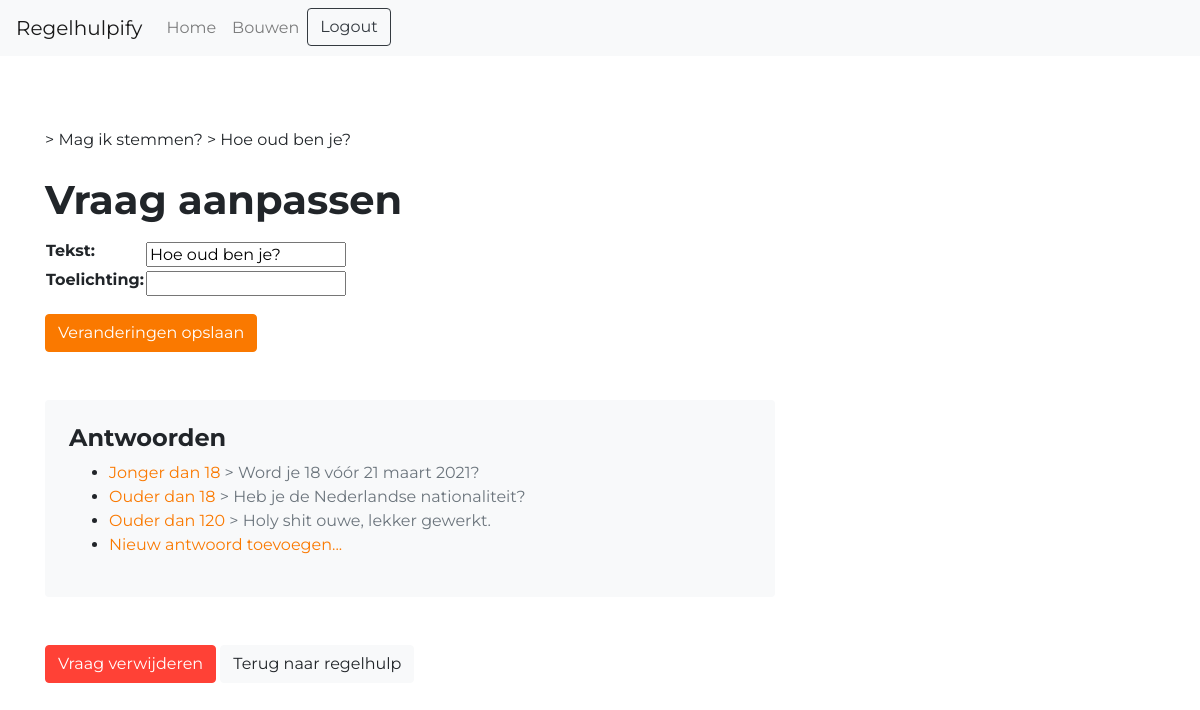
Before: /builder/1/1 (signed in) with the older database file.
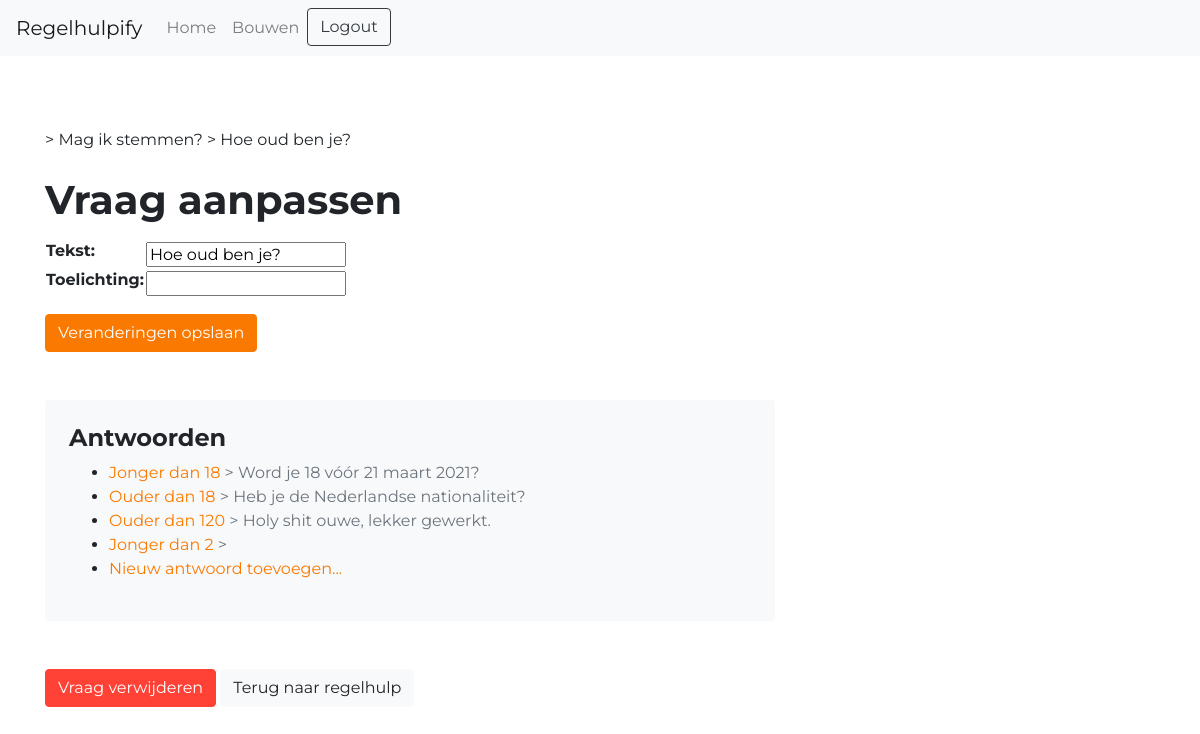
After: the same page with the newer database file.
### regelhulpify/models.py (models this page shows, shortened)
class Tool(models.Model):
    name = models.CharField(max_length=128)
    desc = models.CharField(max_length=1024)
    img = models.URLField(max_length=1024, null=True)

class Question(models.Model):
    text = models.CharField(max_length=128)
    expl = models.CharField(max_length=256, blank=True)
    tool = models.ForeignKey(Tool, on_delete=models.CASCADE)
    position = models.IntegerField()
    result = models.BooleanField(default=False)
    class Meta:
        constraints = [
            models.UniqueConstraint(fields=['tool', 'position'], name='unique position within tool')
        ]

class Answer(models.Model):
    text = models.CharField(max_length=128)
    resulttext = models.CharField(max_length=256, blank=True)
    question = models.ForeignKey(Question, on_delete=models.CASCADE)
    nextquestion = models.ForeignKey(Question, on_delete=models.SET_DEFAULT, null=True, default="", blank=True, related_name='comesfrom')

### regelhulpify/views.py (the view, shortened to what this page needs)
# urls.py: path("builder/<int:tool>/<int:question>", views.builder_question, name="builder_question"),
@login_required
def builder_question(request, tool, question):
    t = get_object_or_404(Tool, id=tool)
    q = Question.objects.get(tool=t, pk=question)
    a = Answer.objects.filter(question=q)
    form = QuestionForm(initial={'text': q.text, 'expl': q.expl, 'tool': q.tool, 'position': q.position, 'result': q.result})
    r = 'Vraag' if q.result == 0 else 'Uitkomst'
    context = {'form': form, 'tool': t, 'question': q, 'answers': a, 'type': r}
    return render(request, 'regelhulpify/builder_question.html', context)

### regelhulpify/forms.py
class QuestionForm(ModelForm):
    class Meta:
        model = Question
        fields = ['text','expl','tool','position', 'result']
        widgets = {'tool': HiddenInput(), 'position': HiddenInput(), 'result': HiddenInput()}
        labels = {
        "text": "Tekst",
        "expl": "Toelichting",
        }

### regelhulpify/context_processors.py (called while the page is built)
def login_form(request):
    return {
        'login_form': AuthenticationForm()
    }

### regelhulpify/templates/regelhulpify/builder_question.html (shortened to what this page needs)
{% extends 'regelhulpify/base.html' %}
{% block content %}
    <p class='mt-4 mb-4'>> {{tool.name}} > {{question.text}}</p>
    <h1 class="">{{ type }} aanpassen</h1>
    <div class="mb-5">
        <form action="" method="post">
            <table class="mt-3 mb-3">
            {{ form.as_table }}
            </table>
            <input type="submit" value="Veranderingen opslaan" class="btn btn-primary">
        </form>
    </div>
    {% if question.result == False %}
        <div class="bg-light rounded rh-answerbox p-4">
            <h4 >Antwoorden</h4>
            <ul>
                {% for answer in question.answer_set.all %}
                <li><a href="{% url 'builder_answer' answer.id %}"> {{answer.text}} <span class="text-muted">> {{ answer.nextquestion.text }}</span></a></li>
                {% endfor %}
                <li><a href="{% url 'newanswer' tool.id question.id %}" class="">Nieuw antwoord toevoegen...</a></li>
            </ul>
        </div>
    {% endif %}
    <a href="{% url 'question_delete' question.id %}" class="btn btn-danger mt-5">{{ type }} verwijderen</a>
    <a href="{% url 'builder_tool' tool.id %}" class="btn btn-light mt-5">Terug naar regelhulp</a>
{% endblock %}

### regelhulpify/templates/regelhulpify/base.html (shortened to what this page needs)
{% load static %}
<html>
    <head>
        <link rel="stylesheet" href="{% static 'css/custom.css' %}">
    </head>
    <body>
        <nav class="navbar navbar-expand-lg navbar-light bg-light">
            <a class="navbar-brand" href="{% url 'home' %}">Regelhulpify</a>
            <div class="collapse navbar-collapse" id="navbarSupportedContent">
                <ul class="navbar-nav mr-auto">
                    <li class="nav-item">
                        <a class="nav-link" href="{% url 'home' %}">Home</a>
                    </li>
                    {% if user.is_authenticated %}
                    <li class="nav-item">
                        <a class="nav-link" href="{% url 'builder' %}">Bouwen</a>
                    </li>
                    {% endif %}
                    <li class="nav-item dropdown order-1">
                        {% if user.is_authenticated %}
                    <a class="btn btn-outline-dark" href="{% url 'logout' %}"> Logout</a>
                      {% endif %}
                  </li>
                </ul>
            </div>
        </nav>
        <div class="content container mt-5 pb-5">
            <div class="row">
                <div class="col-md-8">
                    {% block content %}
                    {% endblock %}
                </div>
            </div>
        </div>
    </body>
</html>

Changed rows visible on the page:
added Answer: text "Jonger dan 2"
